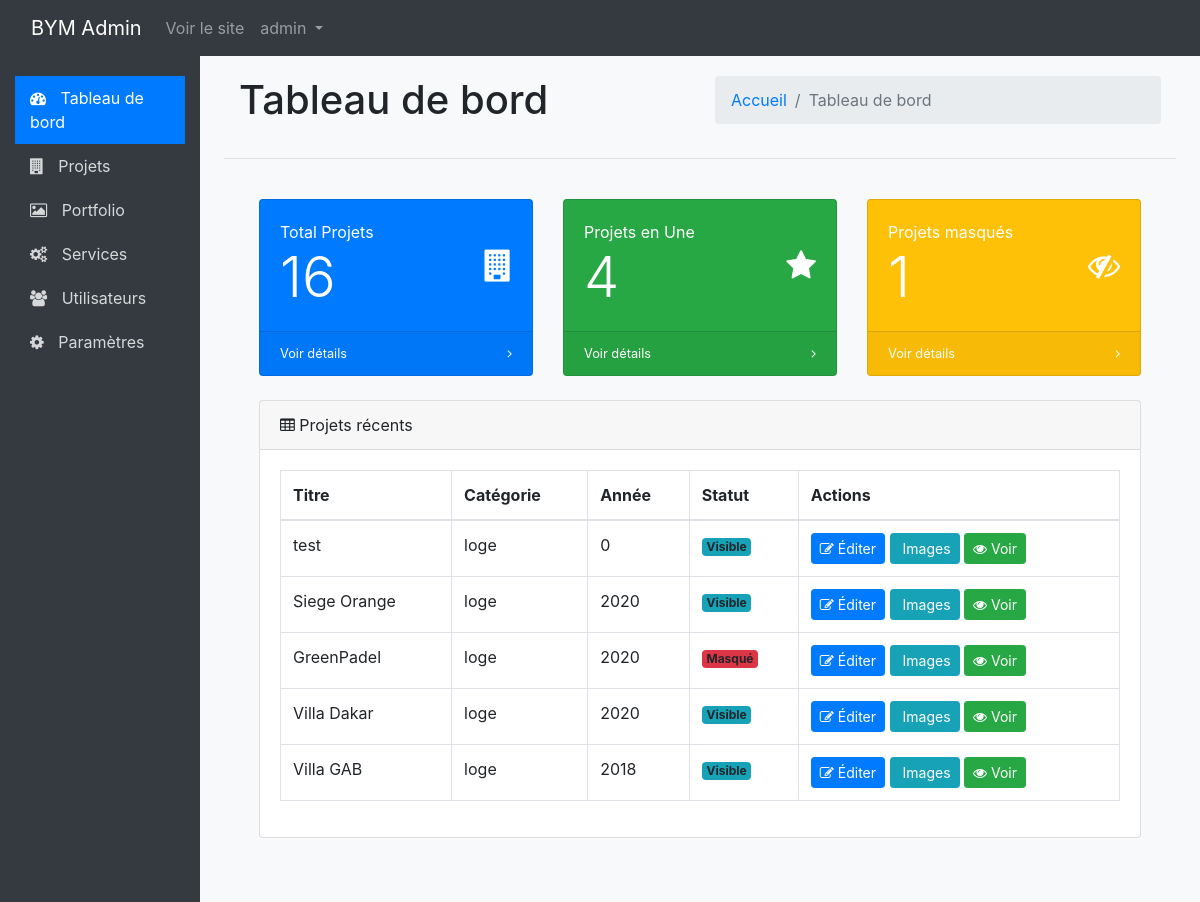
Page /admin/dashboard.php (signed in) on the committed database.
### tables this page shows
CREATE TABLE `projects` (
  `id` int(11) NOT NULL,
  `slug` varchar(100) NOT NULL,
  `title` varchar(200) NOT NULL,
  `description` text DEFAULT NULL,
  `year` int(11) DEFAULT NULL,
  `category` varchar(50) DEFAULT NULL,
  `client` varchar(100) DEFAULT NULL,
  `website` varchar(255) DEFAULT NULL,
  `btnText` varchar(50) DEFAULT 'See Project',
  `created_at` timestamp NOT NULL DEFAULT current_timestamp(),
  `updated_at` timestamp NOT NULL DEFAULT current_timestamp() ON UPDATE current_timestamp(),
  `featured` tinyint(1) NOT NULL DEFAULT 0,
  `hidden` tinyint(1) NOT NULL DEFAULT 0
);

### admin/dashboard.php (the view, shortened to what this page needs)
<?php
include "../connect/connect.php";
include "admin_header.php";
$queryProjects = "SELECT COUNT(*) as total FROM projects";
$stmtProjects = $pdo->query($queryProjects);
$totalProjects = $stmtProjects->fetch()['total'];
$queryFeatured = "SELECT COUNT(*) as total FROM projects WHERE featured = 1";
$stmtFeatured = $pdo->query($queryFeatured);
$totalFeatured = $stmtFeatured->fetch()['total'];
$queryHidden = "SELECT COUNT(*) as total FROM projects WHERE hidden = 1";
$stmtHidden = $pdo->query($queryHidden);
$totalHidden = $stmtHidden->fetch()['total'];
$queryRecentProjects = "SELECT * FROM projects ORDER BY id DESC LIMIT 5";
$stmtRecentProjects = $pdo->query($queryRecentProjects);
$recentProjects = $stmtRecentProjects->fetchAll();
?>
<div class="content-header">
    <div class="container-fluid">
        <div class="row mb-2">
            <div class="col-sm-6">
                <h1 class="m-0">Tableau de bord</h1>
            </div>
            <div class="col-sm-6">
                <ol class="breadcrumb float-sm-end">
                    <li class="breadcrumb-item"><a href="dashboard.php">Accueil</a></li>
                    <li class="breadcrumb-item active">Tableau de bord</li>
                </ol>
            </div>
        </div>
    </div>
</div>
<section class="content">
    <div class="container-fluid">
        <div class="row">
            <div class="col-lg-4 col-md-6 mb-4">
                <div class="card bg-primary text-white h-100">
                    <div class="card-body">
                        <div class="d-flex justify-content-between align-items-center">
                            <div class="me-3">
                                <div class="text-white-75">Total Projets</div>
                                <div class="display-4"><?php echo $totalProjects; ?></div>
                            </div>
                            <i class="fa fa-building fa-2x"></i>
                        </div>
                    </div>
                    <div class="card-footer d-flex align-items-center justify-content-between">
                        <a class="small text-white stretched-link" href="projects.php">Voir détails</a>
                        <div class="small text-white"><i class="fa fa-angle-right"></i></div>
                    </div>
                </div>
            </div>
            <div class="col-lg-4 col-md-6 mb-4">
                <div class="card bg-success text-white h-100">
                    <div class="card-body">
                        <div class="d-flex justify-content-between align-items-center">
                            <div class="me-3">
                                <div class="text-white-75">Projets en Une</div>
                                <div class="display-4"><?php echo $totalFeatured; ?></div>
                            </div>
                            <i class="fa fa-star fa-2x"></i>
                        </div>
                    </div>
                    <div class="card-footer d-flex align-items-center justify-content-between">
                        <a class="small text-white stretched-link" href="projects.php?filter=featured">Voir détails</a>
                        <div class="small text-white"><i class="fa fa-angle-right"></i></div>
                    </div>
                </div>
            </div>
            <div class="col-lg-4 col-md-6 mb-4">
                <div class="card bg-warning text-white h-100">
                    <div class="card-body">
                        <div class="d-flex justify-content-between align-items-center">
                            <div class="me-3">
                                <div class="text-white-75">Projets masqués</div>
                                <div class="display-4"><?php echo $totalHidden; ?></div>
                            </div>
                            <i class="fa fa-eye-slash fa-2x"></i>
                        </div>
                    </div>
                    <div class="card-footer d-flex align-items-center justify-content-between">
                        <a class="small text-white stretched-link" href="projects.php?filter=hidden">Voir détails</a>
                        <div class="small text-white"><i class="fa fa-angle-right"></i></div>
                    </div>
                </div>
            </div>
        </div>
        <div class="card mb-4">
            <div class="card-header">
                <i class="fa fa-table me-1"></i>
                Projets récents
            </div>
            <div class="card-body">
                <div class="table-responsive">
                    <table class="table table-bordered">
                        <thead>
                            <tr>
                                <th>Titre</th>
                                <th>Catégorie</th>
                                <th>Année</th>
                                <th>Statut</th>
                                <th>Actions</th>
                            </tr>
                        </thead>
                        <tbody>
                            <?php if(!empty($recentProjects)): ?>
                                <?php foreach($recentProjects as $project): ?>
                                    <tr>
                                        <td><?php echo htmlspecialchars($project['title']); ?></td>
                                        <td><?php echo htmlspecialchars($project['category']); ?></td>
                                        <td><?php echo htmlspecialchars($project['year']); ?></td>
                                        <td>
                                            <?php if($project['hidden'] == 1): ?>
                                                <span class="badge bg-danger">Masqué</span>
                                            <?php else: ?>
                                                <span class="badge bg-info">Visible</span>
                                            <?php endif; ?>
                                        </td>
                                        <td>
                                            <a href="edit_project.php?id=<?php echo $project['id']; ?>" class="btn btn-sm btn-primary">
                                                <i class="fa fa-edit"></i> Éditer
                                            </a>
                                            <a href="manage_images.php?project=<?php echo $project['id']; ?>" class="btn btn-sm btn-info">
                                                <i class="fa fa-images"></i> Images
                                            </a>
                                            <a href="../project.php?project=<?php echo urlencode($project['slug']); ?>" target="_blank" class="btn btn-sm btn-success">
                                                <i class="fa fa-eye"></i> Voir
                                            </a>
                                        </td>
                                    </tr>
                                <?php endforeach; ?>
                            <?php else: ?>
                                <tr>
                                    <td colspan="5" class="text-center">Aucun projet trouvé</td>
                                </tr>
                            <?php endif; ?>
                        </tbody>
                    </table>
                </div>
            </div>
        </div>
    </div>
</section>
<?php include "admin_footer.php"; ?>

### admin/admin_header.php (shortened to what this page needs)
<!DOCTYPE html>
<html lang="fr">
<head>
    <link rel="stylesheet" href="../css/bootstrap.min.css">
    <link rel="stylesheet" href="../css/font-awesome.min.css">
</head>
<body>
    <nav class="navbar navbar-expand-lg navbar-dark bg-dark fixed-top">
        <div class="container-fluid">
            <a class="navbar-brand" href="dashboard.php">BYM Admin</a>
            <div class="collapse navbar-collapse" id="navbarSupportedContent">
                <ul class="navbar-nav ms-auto mb-2 mb-lg-0">
                    <li class="nav-item">
                        <a class="nav-link" href="../index.php" target="_blank">Voir le site</a>
                    </li>
                    <li class="nav-item dropdown">
                        <a class="nav-link dropdown-toggle" href="#" id="navbarDropdown" role="button" data-bs-toggle="dropdown">
                            <?php echo $_SESSION['admin_username']; ?>
                        </a>
                    </li>
                </ul>
            </div>
        </div>
    </nav>
    <div class="container-fluid">
        <div class="row">
            <nav class="col-md-3 col-lg-2 d-md-block sidebar collapse">
                <div class="position-sticky">
                    <ul class="nav flex-column">
                        <li class="nav-item">
                            <a class="nav-link <?php echo basename($_SERVER['PHP_SELF']) == 'dashboard.php' ? 'active' : ''; ?>" href="dashboard.php">
                                <i class="fa fa-dashboard"></i> Tableau de bord
                            </a>
                        </li>
                        <li class="nav-item">
                            <a class="nav-link <?php echo basename($_SERVER['PHP_SELF']) == 'projects.php' ? 'active' : ''; ?>" href="projects.php">
                                <i class="fa fa-building"></i> Projets
                            </a>
                        </li>
                        <li class="nav-item">
                            <a class="nav-link <?php echo basename($_SERVER['PHP_SELF']) == 'portfolio.php' ? 'active' : ''; ?>" href="portfolio.php">
                                <i class="fa fa-image"></i> Portfolio
                            </a>
                        </li>
                        <li class="nav-item">
                            <a class="nav-link <?php echo basename($_SERVER['PHP_SELF']) == 'services.php' ? 'active' : ''; ?>" href="services.php">
                                <i class="fa fa-cogs"></i> Services
                            </a>
                        </li>
                        <li class="nav-item">
                            <a class="nav-link <?php echo basename($_SERVER['PHP_SELF']) == 'users.php' ? 'active' : ''; ?>" href="users.php">
                                <i class="fa fa-users"></i> Utilisateurs
                            </a>
                        </li>
                        <li class="nav-item">
                            <a class="nav-link <?php echo basename($_SERVER['PHP_SELF']) == 'settings.php' ? 'active' : ''; ?>" href="settings.php">
                                <i class="fa fa-gear"></i> Paramètres
                            </a>
                        </li>
                    </ul>
                </div>
            </nav>
            <main class="col-md-9 ms-sm-auto col-lg-10 px-md-4 content">

### admin/admin_footer.php (shortened to what this page needs)
            </main>
        </div>
    </div>
</body>
</html>

### admin/admin_header.php (style rules this page uses)
body { padding-top: 56px; min-height: 100vh; display: flex; flex-direction: column; }
.sidebar { min-height: calc(100vh - 56px); background-color: #343a40; color: white; padding-top: 20px; }
.sidebar a { color: rgba(255, 255, 255, 0.8); padding: 10px 15px; display: block; text-decoration: none; transition: all 0.3s; }
.sidebar a.active { color: #fff; background-color: #007bff; }
.sidebar a i { margin-right: 10px; }
.content { flex: 1; padding: 20px; background-color: #f8f9fa; }
.content-header { margin-bottom: 20px; border-bottom: 1px solid #dee2e6; padding-bottom: 10px; }

### rows in the picture
projects: title "test", category "loge", year "0", hidden "Visible"
projects: title "Siege Orange", category "loge", year "2020", hidden "Visible"
projects: title "GreenPadel", category "loge", year "2020", hidden "Masqué"
projects: title "Villa Dakar", category "loge", year "2020", hidden "Visible"
projects: title "Villa GAB", category "loge", year "2018", hidden "Visible"

### other values in the picture
$_SESSION['admin_username'] "admin"
$totalProjects "16"
$totalFeatured "4"
$totalHidden "1"
